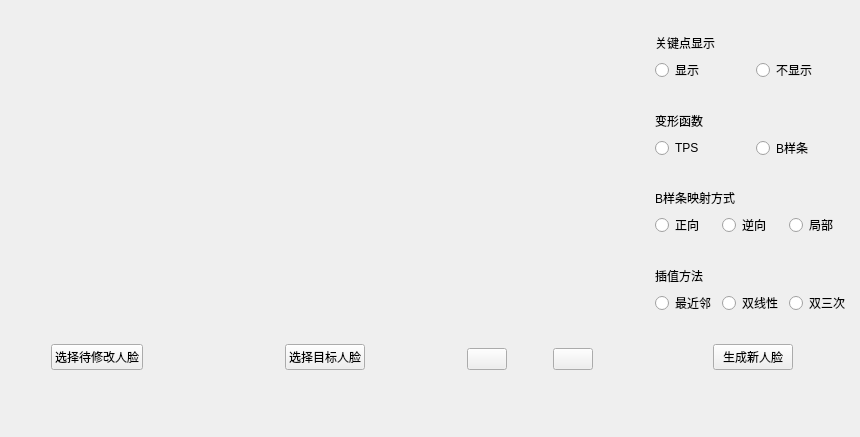
<?xml version="1.0" encoding="UTF-8"?>
<ui version="4.0">
 <class>MainWindow</class>
 <widget class="QMainWindow" name="MainWindow">
  <property name="geometry">
   <rect>
    <x>0</x>
    <y>0</y>
    <width>860</width>
    <height>437</height>
   </rect>
  </property>
  <property name="windowTitle">
   <string>MainWindow</string>
  </property>
  <widget class="QWidget" name="centralWidget">
   <widget class="QWidget" name="horizontalLayoutWidget">
    <property name="geometry">
     <rect>
      <x>0</x>
      <y>0</y>
      <width>861</width>
      <height>381</height>
     </rect>
    </property>
    <layout class="QHBoxLayout" name="horizontalLayout">
     <item>
      <layout class="QVBoxLayout" name="verticalLayout_3">
       <item>
        <widget class="QLabel" name="label">
         <property name="text">
          <string/>
         </property>
        </widget>
       </item>
       <item>
        <layout class="QHBoxLayout" name="horizontalLayout_6">
         <item>
          <spacer name="horizontalSpacer_5">
           <property name="orientation">
            <enum>Qt::Horizontal</enum>
           </property>
           <property name="sizeHint" stdset="0">
            <size>
             <width>40</width>
             <height>20</height>
            </size>
           </property>
          </spacer>
         </item>
         <item>
          <widget class="QPushButton" name="pushButton">
           <property name="text">
            <string>选择待修改人脸</string>
           </property>
          </widget>
         </item>
         <item>
          <spacer name="horizontalSpacer_4">
           <property name="orientation">
            <enum>Qt::Horizontal</enum>
           </property>
           <property name="sizeHint" stdset="0">
            <size>
             <width>40</width>
             <height>20</height>
            </size>
           </property>
          </spacer>
         </item>
        </layout>
       </item>
      </layout>
     </item>
     <item>
      <spacer name="horizontalSpacer">
       <property name="orientation">
        <enum>Qt::Horizontal</enum>
       </property>
       <property name="sizeHint" stdset="0">
        <size>
         <width>40</width>
         <height>20</height>
        </size>
       </property>
      </spacer>
     </item>
     <item>
      <layout class="QVBoxLayout" name="verticalLayout_2">
       <item>
        <widget class="QLabel" name="label_2">
         <property name="text">
          <string/>
         </property>
        </widget>
       </item>
       <item>
        <layout class="QHBoxLayout" name="horizontalLayout_7">
         <item>
          <spacer name="horizontalSpacer_6">
           <property name="orientation">
            <enum>Qt::Horizontal</enum>
           </property>
           <property name="sizeHint" stdset="0">
            <size>
             <width>40</width>
             <height>20</height>
            </size>
           </property>
          </spacer>
         </item>
         <item>
          <widget class="QPushButton" name="pushButton_2">
           <property name="text">
            <string>选择目标人脸</string>
           </property>
          </widget>
         </item>
         <item>
          <spacer name="horizontalSpacer_7">
           <property name="orientation">
            <enum>Qt::Horizontal</enum>
           </property>
           <property name="sizeHint" stdset="0">
            <size>
             <width>40</width>
             <height>20</height>
            </size>
           </property>
          </spacer>
         </item>
        </layout>
       </item>
      </layout>
     </item>
     <item>
      <spacer name="horizontalSpacer_2">
       <property name="orientation">
        <enum>Qt::Horizontal</enum>
       </property>
       <property name="sizeHint" stdset="0">
        <size>
         <width>40</width>
         <height>20</height>
        </size>
       </property>
      </spacer>
     </item>
     <item>
      <layout class="QVBoxLayout" name="verticalLayout_4">
       <item>
        <widget class="QLabel" name="label_3">
         <property name="text">
          <string/>
         </property>
        </widget>
       </item>
       <item>
        <layout class="QHBoxLayout" name="horizontalLayout_5">
         <item>
          <widget class="QPushButton" name="pushButton_4">
           <property name="text">
            <string/>
           </property>
          </widget>
         </item>
         <item>
          <spacer name="horizontalSpacer_10">
           <property name="orientation">
            <enum>Qt::Horizontal</enum>
           </property>
           <property name="sizeHint" stdset="0">
            <size>
             <width>40</width>
             <height>20</height>
            </size>
           </property>
          </spacer>
         </item>
         <item>
          <widget class="QPushButton" name="pushButton_5">
           <property name="text">
            <string/>
           </property>
          </widget>
         </item>
        </layout>
       </item>
      </layout>
     </item>
     <item>
      <spacer name="horizontalSpacer_3">
       <property name="orientation">
        <enum>Qt::Horizontal</enum>
       </property>
       <property name="sizeHint" stdset="0">
        <size>
         <width>40</width>
         <height>20</height>
        </size>
       </property>
      </spacer>
     </item>
     <item>
      <layout class="QVBoxLayout" name="verticalLayout">
       <item>
        <spacer name="verticalSpacer">
         <property name="orientation">
          <enum>Qt::Vertical</enum>
         </property>
         <property name="sizeHint" stdset="0">
          <size>
           <width>20</width>
           <height>40</height>
          </size>
         </property>
        </spacer>
       </item>
       <item>
        <widget class="QLabel" name="label_6">
         <property name="text">
          <string>关键点显示</string>
         </property>
        </widget>
       </item>
       <item>
        <layout class="QHBoxLayout" name="horizontalLayout_2">
         <item>
          <widget class="QRadioButton" name="radioButton_2">
           <property name="text">
            <string>显示</string>
           </property>
          </widget>
         </item>
         <item>
          <widget class="QRadioButton" name="radioButton">
           <property name="text">
            <string>不显示</string>
           </property>
          </widget>
         </item>
        </layout>
       </item>
       <item>
        <spacer name="verticalSpacer_2">
         <property name="orientation">
          <enum>Qt::Vertical</enum>
         </property>
         <property name="sizeHint" stdset="0">
          <size>
           <width>20</width>
           <height>40</height>
          </size>
         </property>
        </spacer>
       </item>
       <item>
        <widget class="QLabel" name="label_5">
         <property name="text">
          <string>变形函数</string>
         </property>
        </widget>
       </item>
       <item>
        <layout class="QHBoxLayout" name="horizontalLayout_3">
         <item>
          <widget class="QRadioButton" name="radioButton_3">
           <property name="text">
            <string>TPS</string>
           </property>
          </widget>
         </item>
         <item>
          <widget class="QRadioButton" name="radioButton_4">
           <property name="text">
            <string>B样条</string>
           </property>
          </widget>
         </item>
        </layout>
       </item>
       <item>
        <spacer name="verticalSpacer_3">
         <property name="orientation">
          <enum>Qt::Vertical</enum>
         </property>
         <property name="sizeHint" stdset="0">
          <size>
           <width>20</width>
           <height>40</height>
          </size>
         </property>
        </spacer>
       </item>
       <item>
        <widget class="QLabel" name="label_7">
         <property name="text">
          <string>B样条映射方式</string>
         </property>
        </widget>
       </item>
       <item>
        <layout class="QHBoxLayout" name="horizontalLayout_11">
         <item>
          <widget class="QRadioButton" name="radioButton_14">
           <property name="text">
            <string>正向</string>
           </property>
          </widget>
         </item>
         <item>
          <widget class="QRadioButton" name="radioButton_15">
           <property name="text">
            <string>逆向</string>
           </property>
          </widget>
         </item>
         <item>
          <widget class="QRadioButton" name="radioButton_16">
           <property name="text">
            <string>局部</string>
           </property>
          </widget>
         </item>
        </layout>
       </item>
       <item>
        <spacer name="verticalSpacer_5">
         <property name="orientation">
          <enum>Qt::Vertical</enum>
         </property>
         <property name="sizeHint" stdset="0">
          <size>
           <width>20</width>
           <height>40</height>
          </size>
         </property>
        </spacer>
       </item>
       <item>
        <widget class="QLabel" name="label_4">
         <property name="text">
          <string>插值方法</string>
         </property>
        </widget>
       </item>
       <item>
        <layout class="QHBoxLayout" name="horizontalLayout_4">
         <item>
          <widget class="QRadioButton" name="radioButton_5">
           <property name="text">
            <string>最近邻</string>
           </property>
          </widget>
         </item>
         <item>
          <widget class="QRadioButton" name="radioButton_7">
           <property name="text">
            <string>双线性</string>
           </property>
          </widget>
         </item>
         <item>
          <widget class="QRadioButton" name="radioButton_6">
           <property name="text">
            <string>双三次</string>
           </property>
          </widget>
         </item>
        </layout>
       </item>
       <item>
        <spacer name="verticalSpacer_4">
         <property name="orientation">
          <enum>Qt::Vertical</enum>
         </property>
         <property name="sizeHint" stdset="0">
          <size>
           <width>20</width>
           <height>40</height>
          </size>
         </property>
        </spacer>
       </item>
       <item>
        <layout class="QHBoxLayout" name="horizontalLayout_9">
         <item>
          <spacer name="horizontalSpacer_8">
           <property name="orientation">
            <enum>Qt::Horizontal</enum>
           </property>
           <property name="sizeHint" stdset="0">
            <size>
             <width>40</width>
             <height>20</height>
            </size>
           </property>
          </spacer>
         </item>
         <item>
          <widget class="QPushButton" name="pushButton_3">
           <property name="text">
            <string>生成新人脸</string>
           </property>
          </widget>
         </item>
         <item>
          <spacer name="horizontalSpacer_9">
           <property name="orientation">
            <enum>Qt::Horizontal</enum>
           </property>
           <property name="sizeHint" stdset="0">
            <size>
             <width>40</width>
             <height>20</height>
            </size>
           </property>
          </spacer>
         </item>
        </layout>
       </item>
      </layout>
     </item>
    </layout>
   </widget>
  </widget>
 </widget>
 <layoutdefault spacing="6" margin="11"/>
 <resources/>
 <connections/>
</ui>
